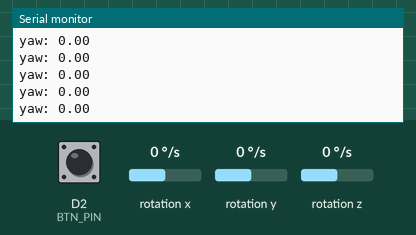
A sketch run on a simulated Arduino Nano 33 IoT. Shown: the last lines printed to the serial monitor. The inputs (shaded band) are chosen by the test bench; at power-on: rotation z 0 °/s, D2 (BTN_PIN) HIGH, rotation x 0 °/s, rotation y 0 °/s.

Above: at 1.2 s.
1.3 s: rotation z set to -192 °/s
At 1.31 s:
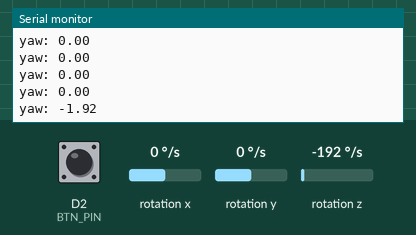
2.8 s: D2 (BTN_PIN) pulled LOW for 0.15 s
At 3.02 s:
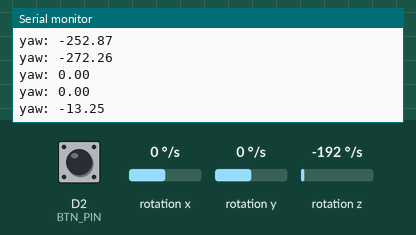
4.4 s: D2 (BTN_PIN) pulled LOW for 1 s
At 5.44 s:
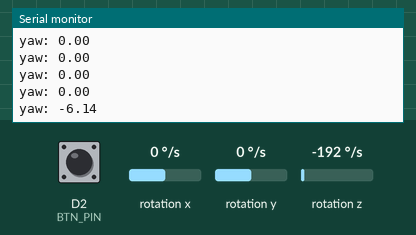
6.9 s: rotation z set to -100 °/s
At 6.95 s:
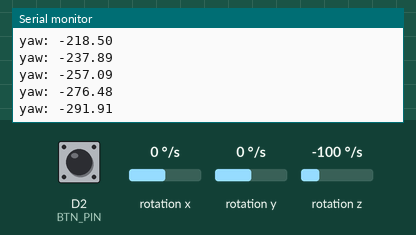
Timing chart, 0 to 9.4 s (numbered marks = the images above; inputs shaded):
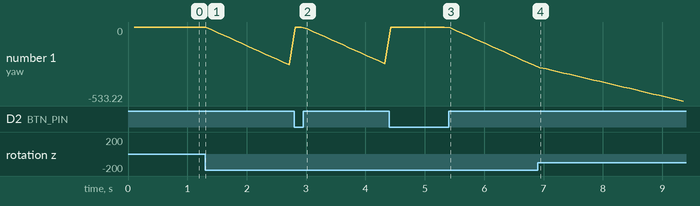

Measured:
- after the input at 1.3 s, the serial monitor: prints a new line at once (image 1)
- after the input at 2.8 s, the serial monitor: prints a new line after 0.22 s (image 2)
- after the input at 4.4 s, the serial monitor: prints a new line after 1.0 s (image 3)
- after the input at 6.9 s, the serial monitor: prints a new line at once (image 4)
- plotted number 1: 0 → -272.26 after the input at 1.3 s, -272.26 → -264.39 after the input at 2.8 s, -264.39 → -276.48 after the input at 4.4 s, -276.48 → -533.22 after the input at 6.9 s

The sketch:

lsm6ds3_yaw_integration.ino
```cpp
// snippet: lsm6ds3_yaw_integration
// tags: imu, gyroscope, lsm6ds3, arduino_lsm6ds3, nano33iot, yaw, integration, heading, gz
// boards: nano33iot
// library: Arduino_LSM6DS3
// description: Integrate gyroscope Z axis to estimate yaw angle, reset on D2 button press
// prompts: yaw from gyroscope, integrate gyro yaw, heading from gyro integration, gyroscope Z rotation, yaw angle tracking
// not-tags: mpu6050, mpu9250, lsm6dsox, adxl345, bno055, bno085, bno08x, icm20948, icm42688, lis3dh, romi32u4
// exact-include: Arduino_LSM6DS3.h

#include <Arduino_LSM6DS3.h>

const int BTN_PIN = 2;
unsigned long prevMs = 0;
unsigned long gyroMs = 0;
float yaw = 0.0;

void setup() {
  Serial.begin(9600);
  while (!Serial && millis() < 3000);
  pinMode(BTN_PIN, INPUT_PULLUP);
  if (!IMU.begin()) {
    Serial.println("IMU init failed");
    while (1);
  }
  gyroMs = millis();
}

void loop() {
  unsigned long now = millis();

  if (digitalRead(BTN_PIN) == LOW) {
    yaw = 0.0;
    gyroMs = now;
  }

  if (IMU.gyroscopeAvailable()) {  // LSM6DS3: true when a new gyro sample is ready
    float gx, gy, gz;
    IMU.readGyroscope(gx, gy, gz);  // LSM6DS3: writes deg/s into the 3 float args
    float dt = (now - gyroMs) / 1000.0;
    gyroMs = now;
    yaw += gz * dt;
  }

  if (now - prevMs >= 100) {
    prevMs = now;
    Serial.print("yaw: ");
    Serial.println(yaw);
  }
}
```
